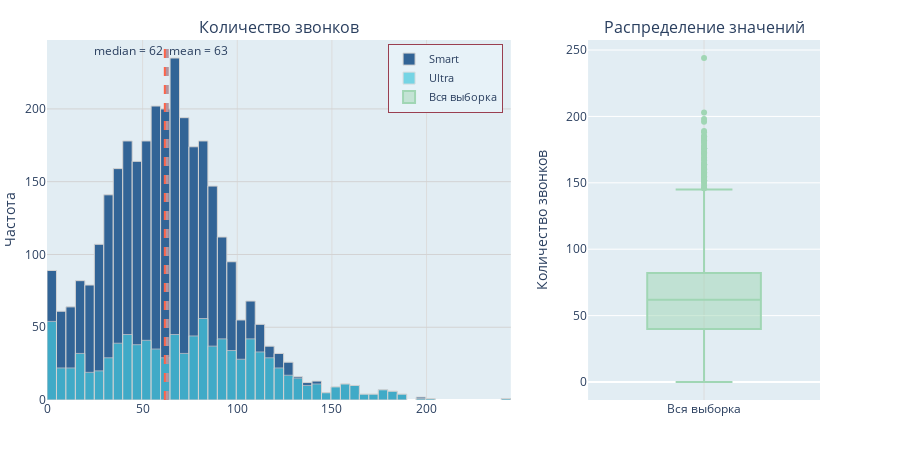
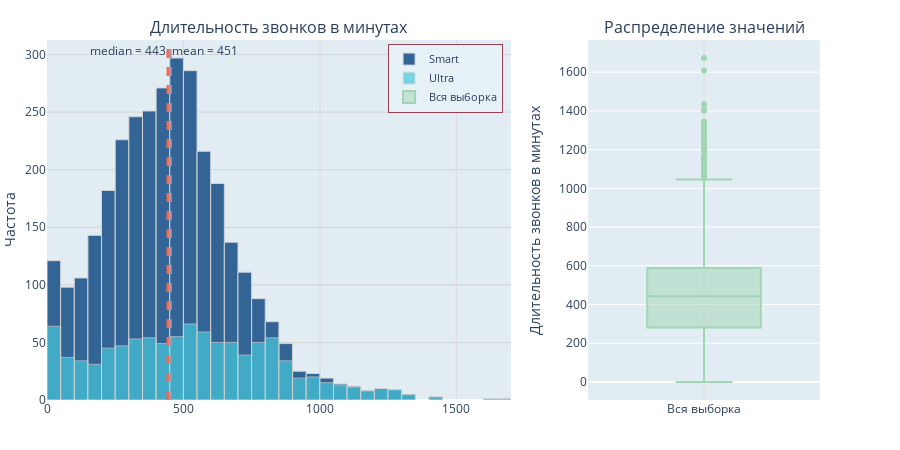

Notebook code cell kept with these figures, in order:
### Code cell
# выведем гистограммы потребления услуг
overlay_hist(df['num_calls'], df[df['tariff'] == 'ultra']['num_calls'], 'Количество звонков')
overlay_hist(df['duration'], df[df['tariff'] == 'ultra']['duration'], 'Длительность звонков в минутах')

### Figure 1 — Plotly figure (JSON) as saved in the notebook; plotly's stock layout.template omitted (floating-point values rounded to 4 significant figures; data arrays with more than 128 entries replaced by an {"elided": "..."} marker saying what was removed)
{"data": [{"marker": {"color": "#326496", "line": {"color": "LightGray", "width": 1}}, "name": "Smart", "nbinsx": 50, "opacity": 1, "type": "histogram", "x": {"elided": "3214 int values"}, "xaxis": "x", "yaxis": "y"}, {"marker": {"color": "#46C8DC", "line": {"color": "LightGray", "width": 1}}, "name": "Ultra", "nbinsx": 50, "opacity": 0.7, "type": "histogram", "x": {"elided": "985 int values"}, "xaxis": "x", "yaxis": "y"}, {"marker": {"color": "#A0D6B4"}, "name": "Вся выборка", "type": "box", "xaxis": "x2", "y": {"elided": "3214 int values"}, "yaxis": "y2"}], "layout": {"annotations": [{"font": {"size": 16}, "showarrow": false, "text": "Количество звонков", "x": 0.3, "xanchor": "center", "xref": "paper", "y": 1, "yanchor": "bottom", "yref": "paper"}, {"font": {"size": 16}, "showarrow": false, "text": "Распределение значений", "x": 0.85, "xanchor": "center", "xref": "paper", "y": 1, "yanchor": "bottom", "yref": "paper"}, {"showarrow": false, "text": "median = 62", "x": 62, "xanchor": "right", "xref": "x", "y": 1, "yanchor": "top", "yref": "y domain"}, {"showarrow": false, "text": "mean = 63", "x": 63.04, "xanchor": "left", "xref": "x", "y": 1, "yanchor": "top", "yref": "y domain"}], "barmode": "overlay", "height": 450, "legend": {"bgcolor": "#E7F2F8", "bordercolor": "#9A3F50", "borderwidth": 1, "font": {"size": 11}, "orientation": "v", "x": 0.59, "xanchor": "right", "y": 0.99, "yanchor": "top"}, "margin": {"b": 50, "l": 0, "t": 40}, "plot_bgcolor": "#E2EDF3", "shapes": [{"line": {"color": "tomato", "dash": "dash", "width": 3}, "type": "line", "x0": 62, "x1": 62, "xref": "x", "y0": 0, "y1": 1, "yref": "y domain"}, {"line": {"color": "#B494A0", "dash": "dash", "width": 3}, "type": "line", "x0": 63.04, "x1": 63.04, "xref": "x", "y0": 0, "y1": 1, "yref": "y domain"}], "showlegend": true, "title": {"x": 0.1}, "width": 900, "xaxis": {"anchor": "y", "domain": [0, 0.6], "gridcolor": "Gainsboro"}, "xaxis2": {"anchor": "y2", "domain": [0.7, 1], "gridcolor": "Gainsboro"}, "yaxis": {"anchor": "x", "domain": [0, 1], "gridcolor": "LightGray", "title": {"text": "Частота"}}, "yaxis2": {"anchor": "x2", "domain": [0, 1], "title": {"text": "Количество звонков"}}}}

### Figure 2 — Plotly figure (JSON) as saved in the notebook; plotly's stock layout.template omitted (floating-point values rounded to 4 significant figures; data arrays with more than 128 entries replaced by an {"elided": "..."} marker saying what was removed)
{"data": [{"marker": {"color": "#326496", "line": {"color": "LightGray", "width": 1}}, "name": "Smart", "nbinsx": 50, "opacity": 1, "type": "histogram", "x": {"elided": "3214 int values"}, "xaxis": "x", "yaxis": "y"}, {"marker": {"color": "#46C8DC", "line": {"color": "LightGray", "width": 1}}, "name": "Ultra", "nbinsx": 50, "opacity": 0.7, "type": "histogram", "x": {"elided": "985 int values"}, "xaxis": "x", "yaxis": "y"}, {"marker": {"color": "#A0D6B4"}, "name": "Вся выборка", "type": "box", "xaxis": "x2", "y": {"elided": "3214 int values"}, "yaxis": "y2"}], "layout": {"annotations": [{"font": {"size": 16}, "showarrow": false, "text": "Длительность звонков в минутах", "x": 0.3, "xanchor": "center", "xref": "paper", "y": 1, "yanchor": "bottom", "yref": "paper"}, {"font": {"size": 16}, "showarrow": false, "text": "Распределение значений", "x": 0.85, "xanchor": "center", "xref": "paper", "y": 1, "yanchor": "bottom", "yref": "paper"}, {"showarrow": false, "text": "median = 443", "x": 443, "xanchor": "right", "xref": "x", "y": 1, "yanchor": "top", "yref": "y domain"}, {"showarrow": false, "text": "mean = 451", "x": 451.2, "xanchor": "left", "xref": "x", "y": 1, "yanchor": "top", "yref": "y domain"}], "barmode": "overlay", "height": 450, "legend": {"bgcolor": "#E7F2F8", "bordercolor": "#9A3F50", "borderwidth": 1, "font": {"size": 11}, "orientation": "v", "x": 0.59, "xanchor": "right", "y": 0.99, "yanchor": "top"}, "margin": {"b": 50, "l": 0, "t": 40}, "plot_bgcolor": "#E2EDF3", "shapes": [{"line": {"color": "tomato", "dash": "dash", "width": 3}, "type": "line", "x0": 443, "x1": 443, "xref": "x", "y0": 0, "y1": 1, "yref": "y domain"}, {"line": {"color": "#B494A0", "dash": "dash", "width": 3}, "type": "line", "x0": 451.2, "x1": 451.2, "xref": "x", "y0": 0, "y1": 1, "yref": "y domain"}], "showlegend": true, "title": {"x": 0.1}, "width": 900, "xaxis": {"anchor": "y", "domain": [0, 0.6], "gridcolor": "Gainsboro"}, "xaxis2": {"anchor": "y2", "domain": [0.7, 1], "gridcolor": "Gainsboro"}, "yaxis": {"anchor": "x", "domain": [0, 1], "gridcolor": "LightGray", "title": {"text": "Частота"}}, "yaxis2": {"anchor": "x2", "domain": [0, 1], "title": {"text": "Длительность звонков в минутах"}}}}
